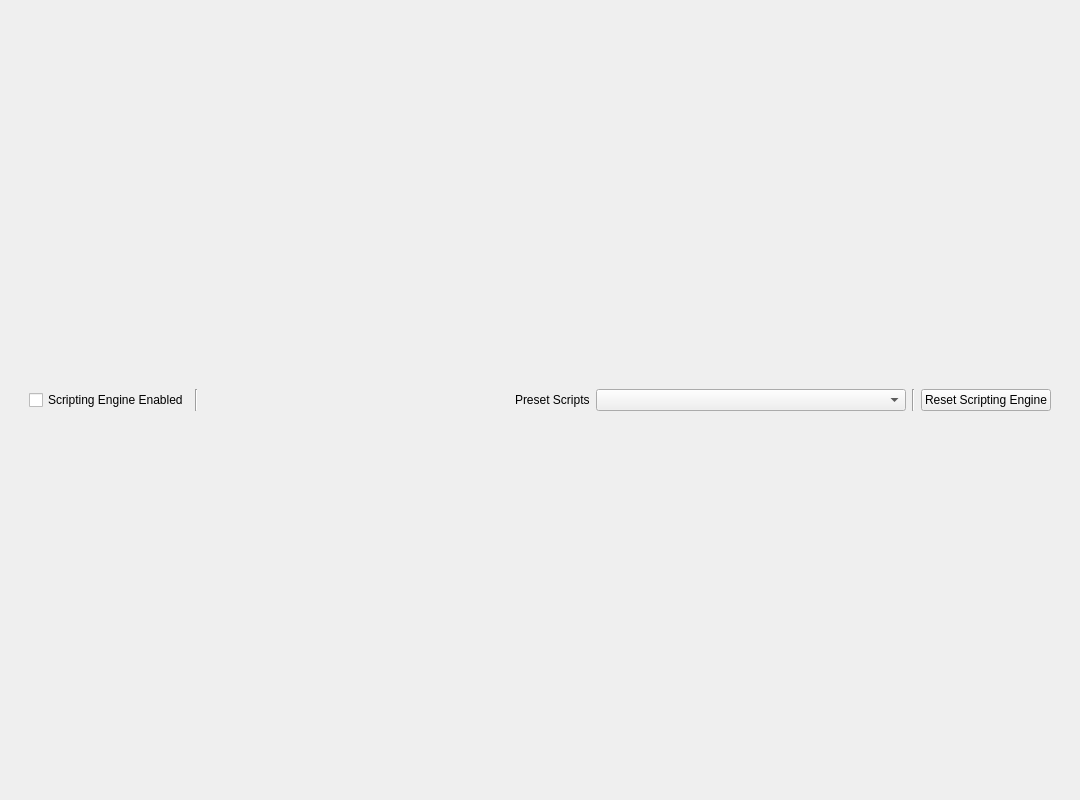
<?xml version="1.0" encoding="UTF-8"?>
<ui version="4.0">
 <class>ImageTaskScriptPanel</class>
 <widget class="QWidget" name="ImageTaskScriptPanel">
  <property name="windowModality">
   <enum>Qt::NonModal</enum>
  </property>
  <property name="geometry">
   <rect>
    <x>0</x>
    <y>0</y>
    <width>1080</width>
    <height>800</height>
   </rect>
  </property>
  <property name="minimumSize">
   <size>
    <width>1080</width>
    <height>800</height>
   </size>
  </property>
  <property name="windowTitle">
   <string extracomment="Title of a window containing text editor panels for editing scripts. Scripts are pieces of code that are used to control how the app turns images into shapes">Script Editor</string>
  </property>
  <layout class="QVBoxLayout" name="verticalLayout_2">
   <item>
    <widget class="QScrollArea" name="scrollArea">
     <property name="frameShape">
      <enum>QFrame::NoFrame</enum>
     </property>
     <property name="frameShadow">
      <enum>QFrame::Plain</enum>
     </property>
     <property name="widgetResizable">
      <bool>true</bool>
     </property>
     <widget class="QWidget" name="scrollAreaWidgetContents">
      <property name="geometry">
       <rect>
        <x>0</x>
        <y>0</y>
        <width>1062</width>
        <height>782</height>
       </rect>
      </property>
      <layout class="QVBoxLayout" name="verticalLayout_3">
       <item>
        <widget class="QWidget" name="headerWidget" native="true">
         <property name="sizePolicy">
          <sizepolicy hsizetype="Preferred" vsizetype="Fixed">
           <horstretch>0</horstretch>
           <verstretch>0</verstretch>
          </sizepolicy>
         </property>
         <layout class="QHBoxLayout" name="horizontalLayout">
          <item>
           <widget class="QCheckBox" name="scriptsEnabledButton">
            <property name="text">
             <string extracomment="Text next to a checkbox that enables or disables the scripting engine when pressed">Scripting Engine Enabled</string>
            </property>
           </widget>
          </item>
          <item>
           <widget class="Line" name="line">
            <property name="orientation">
             <enum>Qt::Vertical</enum>
            </property>
           </widget>
          </item>
          <item>
           <spacer name="horizontalSpacer">
            <property name="orientation">
             <enum>Qt::Horizontal</enum>
            </property>
            <property name="sizeHint" stdset="0">
             <size>
              <width>40</width>
              <height>20</height>
             </size>
            </property>
           </spacer>
          </item>
          <item>
           <widget class="QLabel" name="scriptsPresetSelectionLabel">
            <property name="sizePolicy">
             <sizepolicy hsizetype="Minimum" vsizetype="Preferred">
              <horstretch>0</horstretch>
              <verstretch>0</verstretch>
             </sizepolicy>
            </property>
            <property name="text">
             <string>Preset Scripts</string>
            </property>
           </widget>
          </item>
          <item>
           <widget class="QComboBox" name="scriptsPresetsComboBox">
            <property name="sizePolicy">
             <sizepolicy hsizetype="MinimumExpanding" vsizetype="Fixed">
              <horstretch>0</horstretch>
              <verstretch>0</verstretch>
             </sizepolicy>
            </property>
            <property name="currentIndex">
             <number>-1</number>
            </property>
            <property name="maxCount">
             <number>100</number>
            </property>
            <property name="sizeAdjustPolicy">
             <enum>QComboBox::AdjustToContentsOnFirstShow</enum>
            </property>
           </widget>
          </item>
          <item>
           <widget class="Line" name="line_2">
            <property name="orientation">
             <enum>Qt::Vertical</enum>
            </property>
           </widget>
          </item>
          <item>
           <widget class="QPushButton" name="resetScriptEngineButton">
            <property name="text">
             <string extracomment="Text on a button that resets the scripting system to default settings when pressed">Reset Scripting Engine</string>
            </property>
           </widget>
          </item>
         </layout>
        </widget>
       </item>
       <item>
        <layout class="QVBoxLayout" name="scriptEditorsContainer"/>
       </item>
      </layout>
     </widget>
    </widget>
   </item>
  </layout>
 </widget>
 <resources/>
 <connections/>
</ui>
